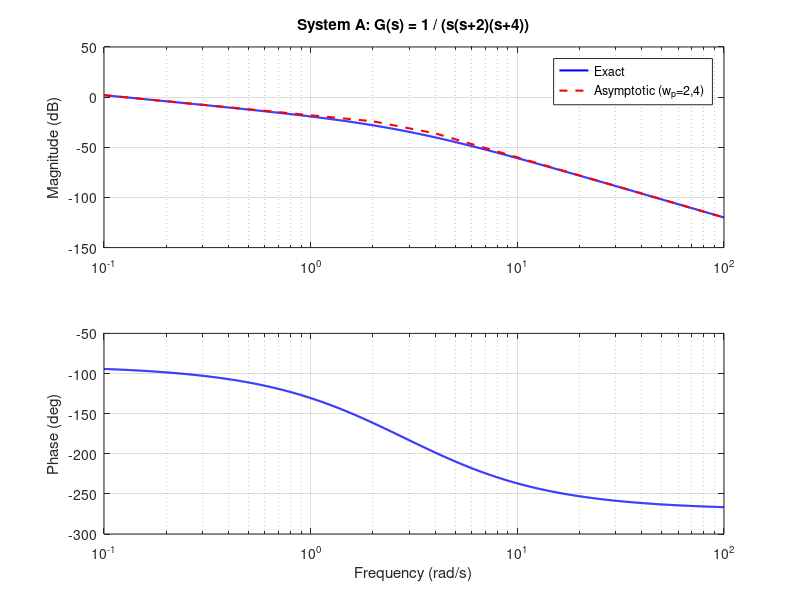
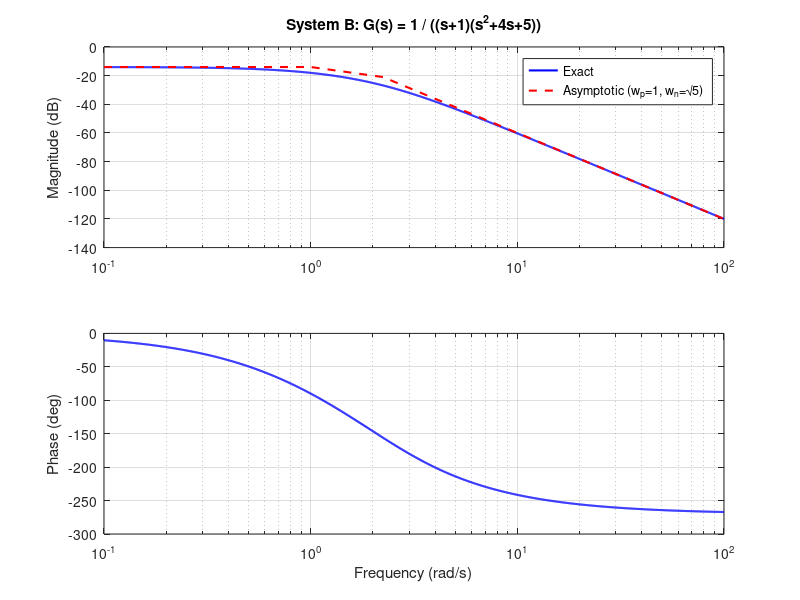
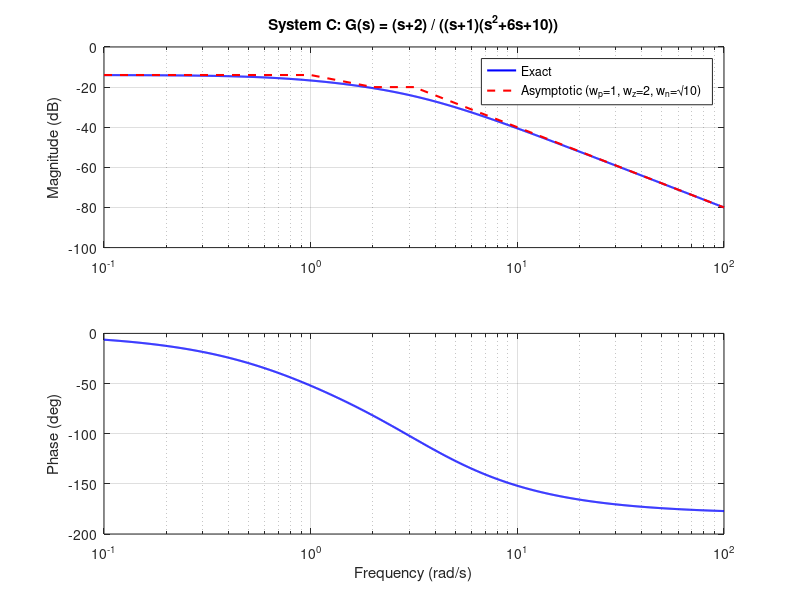
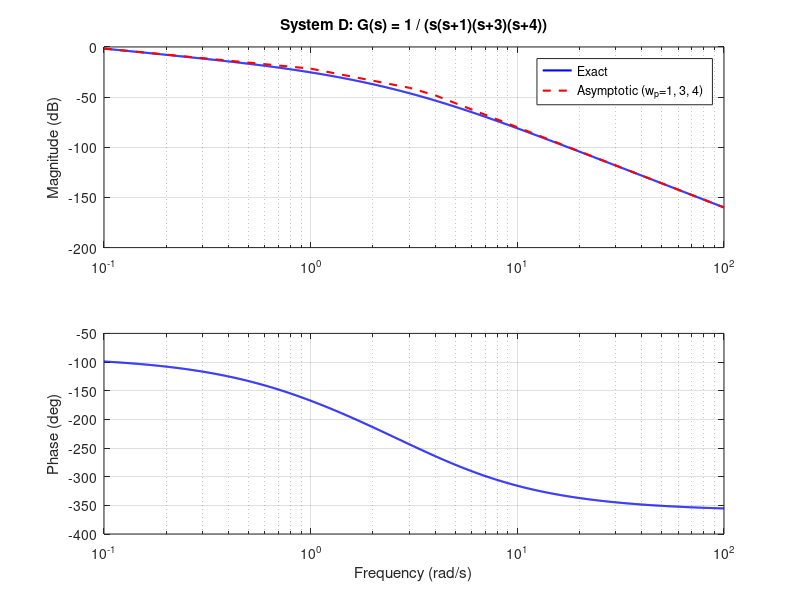

Write MATLAB code to recreate these figures, in order.
% EE352 Automatic Control
% Asymptotic and Exact Bode Diagrams for 4 Systems
% Question 2
% a) G(s) = 1 / (s(s+2)(s+4))
% b) G(s) = 1 / ((s+1)(s+2-j)(s+2+j))
% c) G(s) = (s+2) / ((s+1)(s+3-j)(s+3+j))
% d) G(s) = 1 / (s(s+1)(s+3)(s+4))

clc;
clear;
close all;

s = tf('s');

%% System A: G(s) = 1 / (s(s+2)(s+4))
% Standard form: G(s) = (1/8) / (s * (0.5s+1) * (0.25s+1))
% Break Frequencies: w_p1 = 2 rad/s, w_p2 = 4 rad/s. Plus origin pole (w=0).
% Low frequency asymptote slope: -20 dB/dec crossing 1 rad/s at 20*log10(1/8) = -18.06 dB
Ga = 1 / (s * (s + 2) * (s + 4));

wa_asymp = [0.1, 2, 4, 100];
ma_asymp = zeros(size(wa_asymp));
ma_asymp(1) = 20*log10(1/8) - 20*log10(wa_asymp(1)); % Starts with -20 dB/dec slope due to 1/s
ma_asymp(2) = 20*log10(1/8) - 20*log10(wa_asymp(2)); % Pole at w=2
ma_asymp(3) = ma_asymp(2) - 40*log10(wa_asymp(3)/wa_asymp(2)); % Slope becomes -40 dB/dec
ma_asymp(4) = ma_asymp(3) - 60*log10(wa_asymp(4)/wa_asymp(3)); % Slope becomes -60 dB/dec

figure('Name', 'System A: Asymptotic vs Exact Bode');
[m, p, w] = bode(Ga, {0.1, 100});
subplot(2,1,1);
semilogx(w, 20*log10(squeeze(m)), 'b', 'LineWidth', 1.5); hold on;
semilogx(wa_asymp, ma_asymp, 'r--', 'LineWidth', 1.5);
grid on; title('System A: G(s) = 1 / (s(s+2)(s+4))'); ylabel('Magnitude (dB)');
legend('Exact', 'Asymptotic (w_p=2,4)', 'Location', 'Best');
subplot(2,1,2);
semilogx(w, squeeze(p), 'b', 'LineWidth', 1.5); grid on;
ylabel('Phase (deg)'); xlabel('Frequency (rad/s)');

%% System B: G(s) = 1 / ((s+1)(s+2-j)(s+2+j))
% Expand quadratic: (s+2-j)(s+2+j) = (s+2)^2 + 1 = s^2 + 4s + 5
% G(s) = 1 / ((s+1)(s^2 + 4s + 5))
% Standard form: G(s) = (1/5) / ((s+1) * (1/5*s^2 + 4/5*s + 1))
% Break Frequencies: w_p1 = 1 rad/s.
% Complex pair: w_n = sqrt(5) ≈ 2.236 rad/s.
Gb = 1 / ((s + 1) * (s^2 + 4*s + 5));

wb_asymp = [0.1, 1, sqrt(5), 100];
mb_asymp = zeros(size(wb_asymp));
mb_asymp(1) = 20*log10(1/5); % DC Gain: 1/5
mb_asymp(2) = 20*log10(1/5); % Flat until w=1
mb_asymp(3) = mb_asymp(2) - 20*log10(wb_asymp(3)/wb_asymp(2)); % Slope -20 dB/dec
mb_asymp(4) = mb_asymp(3) - 60*log10(wb_asymp(4)/wb_asymp(3)); % Slope -60 dB/dec

figure('Name', 'System B: Asymptotic vs Exact Bode');
[m, p, w] = bode(Gb, {0.1, 100});
subplot(2,1,1);
semilogx(w, 20*log10(squeeze(m)), 'b', 'LineWidth', 1.5); hold on;
semilogx(wb_asymp, mb_asymp, 'r--', 'LineWidth', 1.5);
grid on; title('System B: G(s) = 1 / ((s+1)(s^2+4s+5))'); ylabel('Magnitude (dB)');
legend('Exact', 'Asymptotic (w_p=1, w_n=\surd5)', 'Location', 'Best');
subplot(2,1,2);
semilogx(w, squeeze(p), 'b', 'LineWidth', 1.5); grid on;
ylabel('Phase (deg)'); xlabel('Frequency (rad/s)');

%% System C: G(s) = (s+2) / ((s+1)(s+3-j)(s+3+j))
% Expand quadratic: (s+3-j)(s+3+j) = (s+3)^2 + 1 = s^2 + 6s + 10
% G(s) = (s+2) / ((s+1)(s^2 + 6s + 10))
% Standard Form: G(s) = [2*(0.5s+1)] / [10*(s+1)*(0.1s^2 + 0.6s + 1)] = 0.2*(0.5s+1) / (...)
% Break Frequencies: w_z1 = 2 rad/s. w_p1 = 1 rad/s. w_n = sqrt(10) ≈ 3.16 rad/s.
Gc = (s + 2) / ((s + 1) * (s^2 + 6*s + 10));

wc_asymp = [0.1, 1, 2, sqrt(10), 100];
mc_asymp = zeros(size(wc_asymp));
mc_asymp(1) = 20*log10(2/10); % DC Gain
mc_asymp(2) = mc_asymp(1); % Flat until w=1 (pole)
mc_asymp(3) = mc_asymp(2) - 20*log10(wc_asymp(3)/wc_asymp(2)); % Slope -20 dB/dec until w=2 (zero)
mc_asymp(4) = mc_asymp(3); % Slope -20+20=0 dB/dec until w=sqrt(10) (complex pole pair)
mc_asymp(5) = mc_asymp(4) - 40*log10(wc_asymp(5)/wc_asymp(4)); % Slope -40 dB/dec

figure('Name', 'System C: Asymptotic vs Exact Bode');
[m, p, w] = bode(Gc, {0.1, 100});
subplot(2,1,1);
semilogx(w, 20*log10(squeeze(m)), 'b', 'LineWidth', 1.5); hold on;
semilogx(wc_asymp, mc_asymp, 'r--', 'LineWidth', 1.5);
grid on; title('System C: G(s) = (s+2) / ((s+1)(s^2+6s+10))'); ylabel('Magnitude (dB)');
legend('Exact', 'Asymptotic (w_p=1, w_z=2, w_n=\surd10)', 'Location', 'Best');
subplot(2,1,2);
semilogx(w, squeeze(p), 'b', 'LineWidth', 1.5); grid on;
ylabel('Phase (deg)'); xlabel('Frequency (rad/s)');

%% System D: G(s) = 1 / (s(s+1)(s+3)(s+4))
% Standard Form: G(s) = (1/12) / (s*(s+1)*(s/3+1)*(s/4+1))
% Break Frequencies: w_p1=1, w_p2=3, w_p3=4 rad/s. Origin pole (w=0).
% Low freq asymptote: -20 dB/dec, crossing w=1 at 20*log10(1/12) = -21.58 dB.
Gd = 1 / (s * (s + 1) * (s + 3) * (s + 4));

wd_asymp = [0.1, 1, 3, 4, 100];
md_asymp = zeros(size(wd_asymp));
md_asymp(1) = 20*log10(1/12) - 20*log10(wd_asymp(1)); % Start -20 dB/dec
md_asymp(2) = 20*log10(1/12) - 20*log10(wd_asymp(2)); % Hits pole w=1
md_asymp(3) = md_asymp(2) - 40*log10(wd_asymp(3)/wd_asymp(2)); % Slope -40 dB/dec until w=3
md_asymp(4) = md_asymp(3) - 60*log10(wd_asymp(4)/wd_asymp(3)); % Slope -60 dB/dec until w=4
md_asymp(5) = md_asymp(4) - 80*log10(wd_asymp(5)/wd_asymp(4)); % Slope -80 dB/dec

figure('Name', 'System D: Asymptotic vs Exact Bode');
[m, p, w] = bode(Gd, {0.1, 100});
subplot(2,1,1);
semilogx(w, 20*log10(squeeze(m)), 'b', 'LineWidth', 1.5); hold on;
semilogx(wd_asymp, md_asymp, 'r--', 'LineWidth', 1.5);
grid on; title('System D: G(s) = 1 / (s(s+1)(s+3)(s+4))'); ylabel('Magnitude (dB)');
legend('Exact', 'Asymptotic (w_p=1, 3, 4)', 'Location', 'Best');
subplot(2,1,2);
semilogx(w, squeeze(p), 'b', 'LineWidth', 1.5); grid on;
ylabel('Phase (deg)'); xlabel('Frequency (rad/s)');
